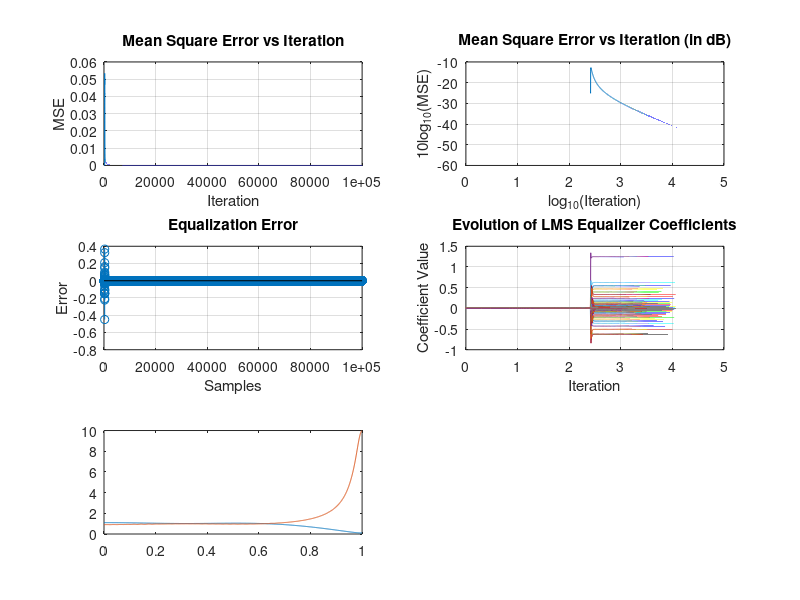

Recreate this plot in MATLAB. (Note: this script raises an error after producing the figure.)
clc;close all;clear all;
ep=1e-10; %Small value

N=100000; %Size of Input Samples  %Limitation
M=256; %Number of Taps % Limitation
t=1e-03; %Threshold  % Tolerance
u=0; %Training Length % Tolerance
D=3; %Delay  % Parameter 
l=0.8;  % Forgetting factor %Parameter

L=randi([2,8]);
%h=rand(L,1)
%h=[0.538;0.079;0.9327];
h=[0.8;0.4;-0.2;0.1]; %Channel Characteristics

te=(0:N-u-1)';
s=zeros(N-u,1);
K=randi([5 20]);

for k=1:K
    A=rand();
    f=rand()*0.5;
    phi=2*pi*rand();
    s=s+A*sin(2*pi*f*te+phi);
end
s=s/max(abs(s));
x = [zeros(M-1,1);randi([0,1],u,1);s];

r=conv(x,h); %Channel Output Vector
w=zeros(M,1); %Filter Coefficient Vector

y=zeros(N,1); %FIR Output
e=zeros(N,1); %Error Vector
MSE=zeros(N,1); %Mean Square Error
w_h=zeros(M,N); %Noting History
P=(1/ep)*eye(M); %Identiy Matrix

for n=1:N
    if n>=M
        X=r(n:-1:n-M+1);
        y(n)=w'*X; 
        if n>=M+D
            e(n)=x(n-D)-y(n);
        else
            e(n)=0;
        end
        MSE(n)=mean(e(M:n).^2);
        if abs(e(n))>t
            K=(P*X)/(l+X'*P*X);
            P=(P-K*X'*P)/l;
            w=w+K*e(n);
        end
    else
        y(n)=0;
        e(n)=0;
    end
    w_h(:,n)=w;
end

%% Plot of MSE versus Iteration
figure;
subplot(3,2,1);
plot(1:N,MSE);
xlabel('Iteration');
ylabel('MSE');
title('Mean Square Error vs Iteration');
grid on;

subplot(3,2,2);
plot(log10(1:N),10*log10(MSE));
xlabel('log_{10}(Iteration)');
ylabel('10log_{10}(MSE)');
title('Mean Square Error vs Iteration (in dB)');
grid on;

%% 21. Plot Error e[n]

subplot(3,2,3);
stem(1:N,e);
% hold on;
% stem(1:N,x(M:N+M-1),'filled');
% stem(1:N,y,'filled');
xlabel('Samples');
ylabel('Error');
%legend("error","x[n]","y[n]");
title('Equalization Error');
grid on;

%% Plot of All Learned Coefficients
subplot(3,2,4);
plot(log10(1:N),w_h);
xlabel('Iteration');
ylabel('Coefficient Value');
title('Evolution of LMS Equalizer Coefficients');
grid on;

%% Channel and Equalizer Together
[H_w,Ch] = freqz(h,1,2048);
[G_w,EQ] = freqz(w,1,2048);

subplot(3,2,5);
plot(Ch/pi,abs(H_w));
hold on;
plot(EQ/pi,abs(G_w));
yline(1,'--');
hold off;
xlabel('Normalized Frequency (rad/sample)');
ylabel('Magnitude');
title('Channel and Learned Equalizer');
legend('|H(e^{j\omega})|','|G_{LMS}(e^{j\omega})|');
grid on;

%% Convolution
c=conv(h,w);
subplot(3,2,6);
plot(c);
hold on;
xline(L,'--g','Channel Size');
xline(M,'--r','Filter Size');
hold off;
xlabel('Delay');
ylabel('Magnitude');
title('Convolution of LMS Equalizer and Channel');
grid on;

%% NUMERICAL SUMMARY

ISI_power=sum(abs(c).^2)-abs(c(D+1))^2;
ISI_dB=10*log10(ISI_power/(abs(c(D+1))^2+ep));
[peakValue,peakIndex]=max(abs(c));

fprintf('\n');
fprintf('============================================\n');
fprintf('          LMS EQUALIZER SUMMARY\n');
fprintf('============================================\n');

fprintf('Original signal length      : %d\n',N);
fprintf('Channel taps                : %d\n',L);
fprintf('Equalizer taps              : %d\n',M);
fprintf('Forgetting Factor           : %.6f\n',l);
fprintf('Adaptation threshold        : %f\n',t);
fprintf('Samples used for Training   : %d\n',u);
fprintf('Delay applied               : %d\n',D);
fprintf("Max |e|                     : %f\n", max(abs(e)));
fprintf('Error mean                  : %.6e\n',mean(e));
fprintf('Error variance              : %.6e\n',var(e));
fprintf('Final MSE                   : %.6e\n',MSE(end));
fprintf('Peak location               : %d\n',peakIndex-1);
fprintf("Last |e|                    : %f\n",abs(e(end)));
fprintf('Main tap magnitude          : %.6f\n',abs(c(D+1)));
fprintf('Residual ISI power          : %.6e\n',ISI_power);
fprintf('Residual ISI                : %.6f dB\n',ISI_dB);
% fprintf('\nFinal learned coefficients:\n');
fprintf('============================================\n');
